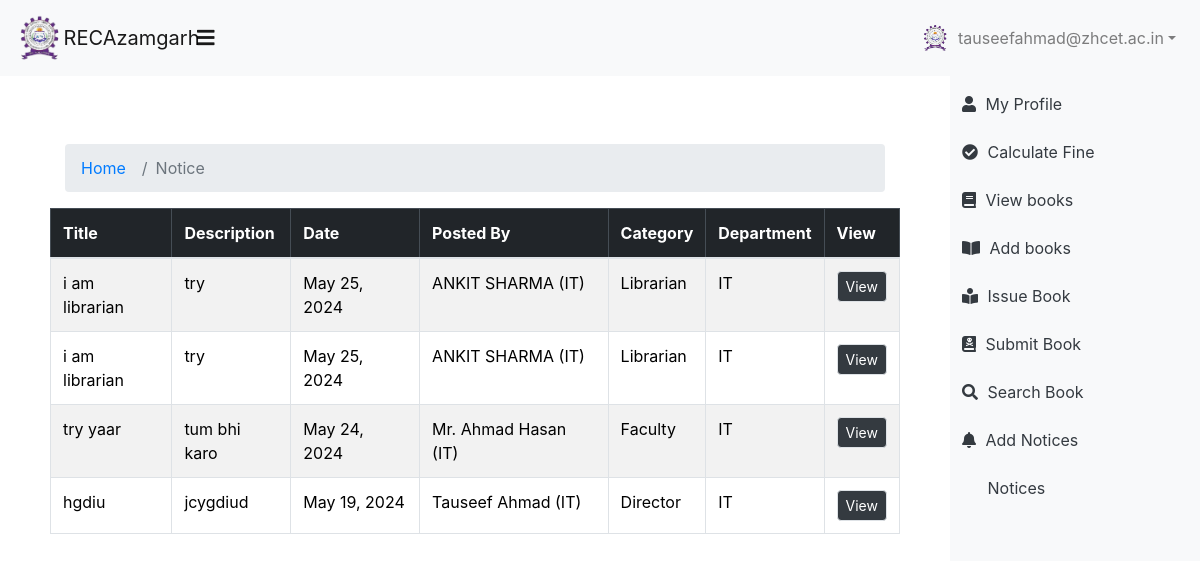
/library/viewNotice/ (signed in), run on the app's committed database.
### faculty/models.py (models this page shows, shortened)
class Employee(models.Model):
    user = models.OneToOneField(User, on_delete=models.CASCADE,blank=True, null=True)
    name = models.CharField(max_length=100)
    mobile_no = models.CharField(max_length=15, blank=True, null=True)
    email = models.EmailField(blank=True, null=True)
    department = models.ForeignKey(Department, on_delete=models.CASCADE)
    role = models.ForeignKey('Role', on_delete=models.CASCADE,default=1)
    joining_date = models.DateField(blank=True, null=True)
    father_name = models.CharField(max_length=100, blank=True, null=True)
    mother_name = models.CharField(max_length=100, blank=True, null=True)
    dob = models.DateField(blank=True, null=True)
    def __str__(self):
        return f"{self.name} ({self.department})"

class Notice(models.Model):
    Title = models.CharField(max_length=100)
    Description = models.TextField()
    date = models.DateField(auto_now_add=True)
    category = models.ForeignKey(Department, on_delete=models.CASCADE)
    by = models.ForeignKey(Employee, on_delete=models.CASCADE)
    who = models.ForeignKey(Role, on_delete=models.CASCADE)

class Department(models.Model):
    name = models.CharField(max_length=50)
    def __str__(self):
        return self.name

class Role(models.Model):
    name = models.CharField(max_length=50)
    def __str__(self):
        return self.name

### library/views.py (the view)
# urls.py: path('viewNotice/', views.viewNotice, name='viewNotice'),
def viewNotice(request):
    notices = Notice.objects.all().order_by('-date')
    return render(request, 'library/ViewNotice.html', {'notices': notices})

### templates/library/viewNotice.html (shortened to what this page needs)
{% extends './base.html' %}
{% block content %}
<div class="container my-5">
    <nav class="d-flex">
        <div class="col-md-12 ">
            <ol class="breadcrumb">
                <li class="breadcrumb-item"><a href="{% url "library:Lindex" %}">Home</a></li>
                <li class="breadcrumb-item active">Notice</li>
            </ol>
        </div>
    </nav>
    <div class="table-responsive">
        <table class="table table-bordered table-striped">
            <thead class="table-dark">
                <tr>
                    <th scope="col">Title</th>
                    <th scope="col">Description</th>
                    <th scope="col">Date</th>
                    <th scope="col">Posted By</th>
                    <th scope="col">Category</th>
                    <th scope="col">Department</th>
                    <th scope="col">View</th>
                </tr>
            </thead>
            <tbody>
                {% for notice in notices %}
                <tr>
                    <td>{{ notice.Title }}</td>
                    <td>{{ notice.Description }}</td>
                    <td>{{ notice.date }}</td>
                    <td>{{ notice.by }}</td>
                    <td>{{ notice.who }}</td>
                    <td>{{ notice.category }}</td>
                    <td>
                        <button class="btn btn-sm btn-dark border rounded" data-toggle="modal" data-target="#modal{{ notice.id }}">View</button>
                    </td>
                </tr>
                {% endfor %}
            </tbody>
        </table>
    </div>
</div>
{% endblock %}

### templates/library/base.html (shortened to what this page needs)
{% load static %}
<!DOCTYPE html>
<html lang="en">
<head>
    {% load bootstrap5 %}
    {% bootstrap_css %}
    <link rel="stylesheet" href="{% static 'css/sidebar.css' %}">
    <link href="https://maxcdn.bootstrapcdn.com/bootstrap/4.5.2/css/bootstrap.min.css" rel="stylesheet">
    <link rel="stylesheet" href="https://cdnjs.cloudflare.com/ajax/libs/font-awesome/5.15.3/css/all.min.css">
</head>
<body>
    <nav class="navbar navbar-expand-lg navbar-light bg-light d-flex">
        <a class="navbar-brand d-flex align-items-center  " href="{% url "library:Lindex" %}">
            <img src="{% static 'defaultimg/logo1.jpeg' %}" alt="Logo" class="me2" style="height: 50px;">
            <span class=""  >RECAzamgarh</span>
        </a>
        <a href="#menu-toggle" id="menu-toggle" class="navbar-brand ">
            <i class="fas fa-bars"></i>
        </a>
        <div class="collapse navbar-collapse" id="navbarNavDropdown">
            <ul class="navbar-nav ms-auto">
                <li class="nav-item dropdown">
                    <a class="nav-link dropdown-toggle d-flex align-items-center" href="#" id="navbarDropdownMenuLink" role="button" data-toggle="dropdown" aria-haspopup="true" aria-expanded="false">
                        <img src="{% static 'defaultimg/logo1.png' %}" alt="Logo" class="me-2" style="height: 30px;">
                        {{ request.session.name }}
                    </a>
                </li>
            </ul>
        </div>
    </nav>
<div id="wrapper" class="toggled">
    <div id="sidebar-wrapper" class="bg-light">
        <div class="sidebar bg-light">
            <ul class="mt-2">
                <li><a href="{% url 'library:profile' %}" class="text-dark mt-2"><i class="fa fa-user text-dark"></i> <span>My Profile</span></a></li>
                <li><a href="{% url 'library:viewFine' %}" class="text-dark mt-2"><i class="fa fa-check-circle text-dark"></i> <span>Calculate Fine</span></a></li>
                <li><a href="{% url 'library:viewBook' %}" class="text-dark mt-2"><i class="fa fa-book text-dark"></i> <span>View books</span></a></li>
                <li><a href="{% url 'library:addBook' 0 %}" class="text-dark mt-2"><i class="fas fa-book-open text-dark"></i> <span>Add books</span></a></li>
                <li><a href="{% url 'library:issueBook' %}" class="text-dark mt-2"><i class="fas fa-book-reader  text-dark"></i> <span>Issue Book</span></a></li>
                <li><a href="{% url 'library:submitBook' %}" class="text-dark mt-2"><i class="fas fa-book-dead  text-dark"></i> <span>Submit Book</span></a></li>
                <li><a href="{% url 'library:search' %}" class="text-dark mt-2"><i class="fa fa-search text-dark"></i> <span>Search Book</span></a></li>
                <li><a href="{% url 'library:notice' %}" class="text-dark mt-2"><i class="fa fa-bell text-dark"></i> <span>Add Notices</span></a></li>
                <li><a href="{% url 'library:viewNotice' %}" class="text-dark mt-2"><i class="fa fa-bell-o text-dark"></i> <span>Notices</span></a></li>
            </ul>
        </div>
    </div>
    <div class="container-fluid bg-lightsky" id="page-content-wrapper">
        <div class="container-fluid">
            {% block content %}
            {% endblock %}
        </div>
    </div>
</div>
</body>
</html>

### templates/library/base.html (style rules this page uses)
.sidebar { height: 100vh; overflow-y: auto; }

### data on the page
Employee: session.name "tauseefahmad@zhcet.ac.in"
Notice: Title "i am librarian", Description "try", date "May 25, 2024", by "ANKIT SHARMA (IT)", who "Librarian", category "IT"
Notice: Title "i am librarian", Description "try", date "May 25, 2024", by "ANKIT SHARMA (IT)", who "Librarian", category "IT"
Notice: Title "try yaar", Description "tum bhi karo", date "May 24, 2024", by "Mr. Ahmad Hasan (IT)", who "Faculty", category "IT"
Notice: Title "hgdiu", Description "jcygdiud", date "May 19, 2024", by "Tauseef Ahmad (IT)", who "Director", category "IT"
